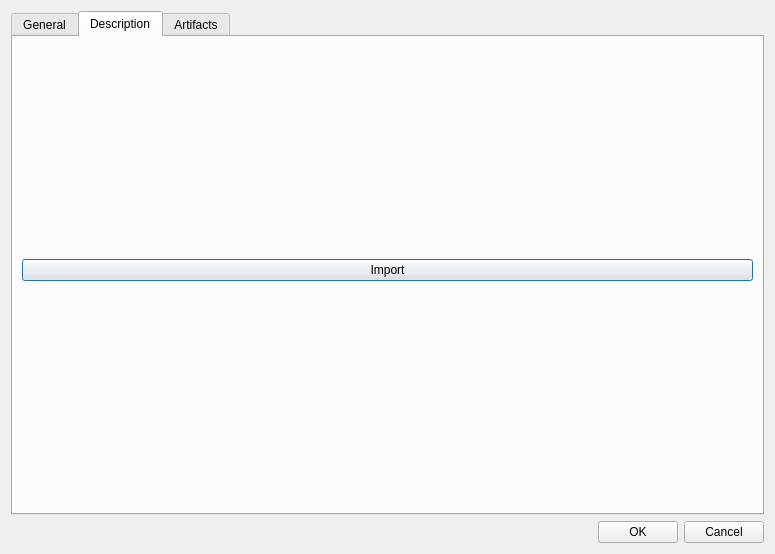
<?xml version="1.0" encoding="UTF-8"?>
<ui version="4.0">
 <class>ReleasesWindow</class>
 <widget class="QDialog" name="ReleasesWindow">
  <property name="geometry">
   <rect>
    <x>0</x>
    <y>0</y>
    <width>775</width>
    <height>554</height>
   </rect>
  </property>
  <property name="windowTitle">
   <string notr="true">Edit Release</string>
  </property>
  <layout class="QVBoxLayout" name="verticalLayout">
   <item>
    <widget class="QTabWidget" name="main_tab_widget">
     <property name="currentIndex">
      <number>1</number>
     </property>
     <widget class="QWidget" name="tab">
      <attribute name="title">
       <string>General</string>
      </attribute>
      <layout class="QFormLayout" name="formLayout">
       <item row="0" column="0">
        <widget class="QLabel" name="label">
         <property name="text">
          <string>URL:</string>
         </property>
        </widget>
       </item>
       <item row="0" column="1">
        <widget class="QLineEdit" name="url_edit">
         <property name="placeholderText">
          <string>A URL with details about the release</string>
         </property>
        </widget>
       </item>
       <item row="1" column="0">
        <widget class="QLabel" name="label_2">
         <property name="text">
          <string>Urgency:</string>
         </property>
        </widget>
       </item>
       <item row="1" column="1">
        <widget class="QComboBox" name="urgency_box"/>
       </item>
      </layout>
     </widget>
     <widget class="QWidget" name="tab_2">
      <attribute name="title">
       <string>Description</string>
      </attribute>
      <layout class="QVBoxLayout" name="description_layout">
       <property name="leftMargin">
        <number>0</number>
       </property>
       <property name="topMargin">
        <number>0</number>
       </property>
       <property name="rightMargin">
        <number>0</number>
       </property>
       <property name="bottomMargin">
        <number>0</number>
       </property>
       <item>
        <layout class="QVBoxLayout" name="verticalLayout_3">
         <property name="leftMargin">
          <number>9</number>
         </property>
         <property name="rightMargin">
          <number>9</number>
         </property>
         <property name="bottomMargin">
          <number>9</number>
         </property>
         <item>
          <widget class="QPushButton" name="import_changelog_button">
           <property name="text">
            <string>Import</string>
           </property>
          </widget>
         </item>
        </layout>
       </item>
      </layout>
     </widget>
     <widget class="QWidget" name="tab_3">
      <attribute name="title">
       <string>Artifacts</string>
      </attribute>
      <layout class="QVBoxLayout" name="verticalLayout_2">
       <item>
        <widget class="QTableWidget" name="artifacts_table">
         <column>
          <property name="text">
           <string>URL</string>
          </property>
         </column>
         <column>
          <property name="text">
           <string>Edit</string>
          </property>
         </column>
         <column>
          <property name="text">
           <string>Remove</string>
          </property>
         </column>
        </widget>
       </item>
       <item>
        <widget class="QPushButton" name="add_artifact_button">
         <property name="text">
          <string>Add</string>
         </property>
        </widget>
       </item>
      </layout>
     </widget>
    </widget>
   </item>
   <item>
    <layout class="QHBoxLayout" name="horizontalLayout">
     <item>
      <spacer name="horizontalSpacer">
       <property name="orientation">
        <enum>Qt::Horizontal</enum>
       </property>
       <property name="sizeHint" stdset="0">
        <size>
         <width>40</width>
         <height>20</height>
        </size>
       </property>
      </spacer>
     </item>
     <item>
      <widget class="QPushButton" name="ok_button">
       <property name="text">
        <string>OK</string>
       </property>
      </widget>
     </item>
     <item>
      <widget class="QPushButton" name="cancel_button">
       <property name="text">
        <string>Cancel</string>
       </property>
      </widget>
     </item>
    </layout>
   </item>
  </layout>
 </widget>
 <resources/>
 <connections/>
</ui>
